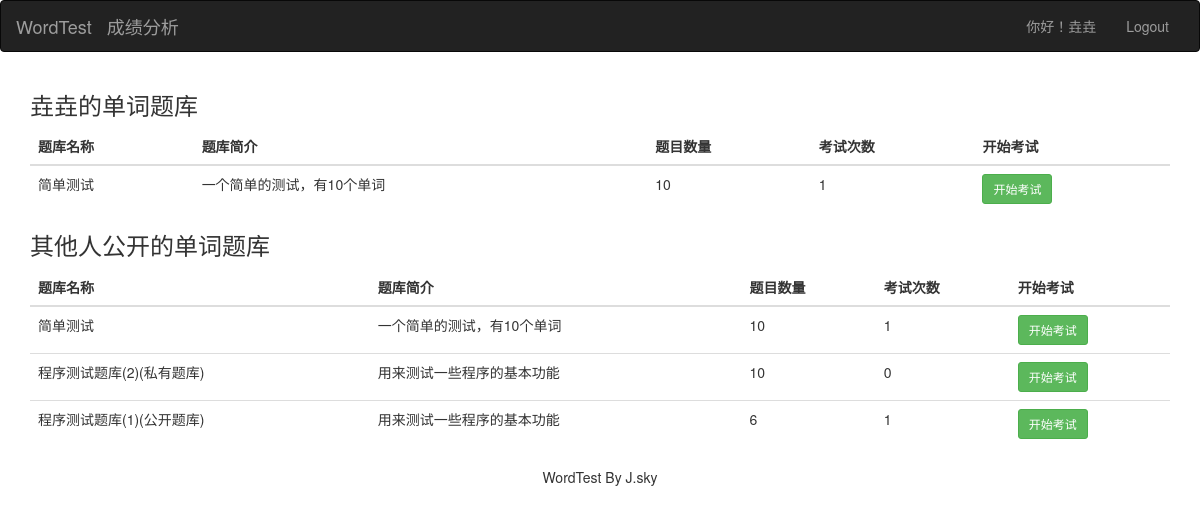
Screenshot of / (signed in) with the database file from the repository.
### app/models.py (models this page shows, shortened)
class UserProfile(AbstractUser):
    user_nick_name = models.CharField(max_length=24, verbose_name=u'用户昵称', default="")
    user_gender = models.CharField(max_length=10, choices=(("1", "男"), ("0", "女")), default="1", verbose_name=u"性别选择")
    user_birday = models.DateField(verbose_name=u"用户生日", null=True, blank=True)
    user_detail = models.CharField(max_length=200, verbose_name=u"个人简介", default='')
    user_image = models.ImageField(upload_to="image/user/%Y/%m", default="image/user/default.png", max_length=100,
                                   verbose_name=u"用户头像")
    class Meta:
        verbose_name = u'用户表'
        verbose_name_plural = verbose_name

class Questionbank(models.Model):
    name = models.CharField(max_length=99, verbose_name='题库名称', null=False, unique=True)
    detail = models.CharField(max_length=100, verbose_name='题库介绍', default='')
    words = models.ManyToManyField(Word, verbose_name='题库内容')
    isopen = models.CharField(max_length=2, choices=(("0", "私有"), ("1", "公开")), default="1", verbose_name="题库是否公开")
    q_user = models.ForeignKey(UserProfile, on_delete=models.CASCADE, verbose_name='题库创建即拥有者', null=True, blank=True,
                               related_name='q_user')
    q_create_time = models.DateTimeField(verbose_name='创建时间', auto_now_add=True)
    q_update_time = models.DateTimeField(verbose_name='更新时间', auto_now=True)
    class Meta:
        verbose_name = '题库表'
        verbose_name_plural = verbose_name

### app/views.py (the view)
# urls.py: path('', views.index, name='index'),
@login_required
def index(request):
    user = request.user
    ms = Questionbank.objects.filter(q_user=user,).order_by('-q_create_time')
    myqbs = []
    for m in ms:
        c = Examination_results.objects.filter(questionbank=m, e_user=user).count()
        myqbs.append([m.name, m.detail, c, m.id,m.words.all().count()])
    oms = Questionbank.objects.filter(isopen='1').order_by('-q_create_time')
    opqbs = []
    for m in oms:
        c = Examination_results.objects.filter(questionbank=m, e_user=user).count()
        opqbs.append([m.name, m.detail, c, m.id,m.words.all().count()])
    return render(request, 'app/index.html', {'myqbs': myqbs,
                                              'opqbs':opqbs
                                              })

### templates/app/index.html (shortened to what this page needs)
{% extends 'base.html' %}
{% load staticfiles %}
{% block page %}
    <div class="container">
	<div class="row clearfix">
		<div class="col-md-12 column">
			<h3>
				{{ request.user.user_nick_name }}的单词题库
			</h3>
			<table class="table table-hover">
				<thead>
					<tr>
						<th>
							题库名称
						</th>
						<th>
							题库简介
						</th>
                        <th>
							题目数量
						</th>
						<th>
							考试次数
						</th>
						<th>
							开始考试
						</th>
					</tr>
				</thead>
				<tbody>
                {% for foo in myqbs %}
                    <tr>
						<td>
							{{ foo.0 }}
						</td>
						<td>
							{{ foo.1 }}
						</td>
                        <td>
							{{ foo.4 }}
						</td>
						<td>
							{{ foo.2 }}
						</td>
						<td>
							<a class="btn btn-success btn-sm" href="/app/qindex?qbid={{ foo.3 }}">开始考试</a>
						</td>
					</tr>
                {% endfor %}
				</tbody>
			</table>
        	<h3>
				其他人公开的单词题库
			</h3>
			<table class="table table-hover">
				<thead>
					<tr>
						<th>
							题库名称
						</th>
						<th>
							题库简介
						</th>
                        <th>
							题目数量
						</th>
						<th>
							考试次数
						</th>
						<th>
							开始考试
						</th>
					</tr>
				</thead>
				<tbody>
                {% for fo in opqbs %}
                    <tr>
						<td>
							{{ fo.0 }}
						</td>
						<td>
							{{ fo.1 }}
						</td>
                        <td>
							{{ fo.4 }}
						</td>
						<td>
							{{ fo.2 }}
						</td>
						<td>
							<a class="btn btn-success btn-sm" href="/app/qindex?qbid={{ fo.3 }}">开始考试</a>
						</td>
					</tr>
                {% endfor %}
				</tbody>
			</table>
		</div>
	</div>
</div>
{% endblock %}

### templates/base.html (shortened to what this page needs)
<!DOCTYPE html>
<html>
{% load staticfiles %}
<head>
    <link href="{% static 'bootstrap337/css/bootstrap.css' %}" rel="stylesheet">
    <link href="{% static 'app.css' %}" rel="stylesheet">
</head>
<body>
<header>
<nav class="navbar navbar-inverse">
      <div class="container-fluid">
        <div class="navbar-header">
          <a class="navbar-brand" href="{% url 'index' %}">WordTest</a>
            <a class="navbar-brand" href="{% url 'score' %}">成绩分析</a>
        </div>
        <div class="collapse navbar-collapse" id="bs-example-navbar-collapse-9">
          <ul class="nav navbar-nav navbar-right">
              <li class=""><a href="#">你好！{{ request.user.user_nick_name }}</a></li>
            <li class=""><a href="{% url 'logout' %}">Logout</a></li>
          </ul>
        </div>
      </div>
    </nav>
</header>
{% block page %}
{% endblock page %}
   <footer class="bs-docs-footer" >
    <p class="text-center">WordTest By J.sky</p>
</footer>
</body>
</html>

### rows the page displays
UserProfile: user.user_nick_name "垚垚"
Questionbank: name "简单测试", detail "一个简单的测试，有10个单词", name "简单测试", detail "一个简单的测试，有10个单词"
Questionbank: name "程序测试题库(2)(私有题库)", detail "用来测试一些程序的基本功能"
Questionbank: name "程序测试题库(1)(公开题库)", detail "用来测试一些程序的基本功能"

### other values shown
{{ foo.4 }} "10"
{{ foo.2 }} "1"
{{ fo.4 }} "10" "10" "6"
{{ fo.2 }} "1" "0" "1"
